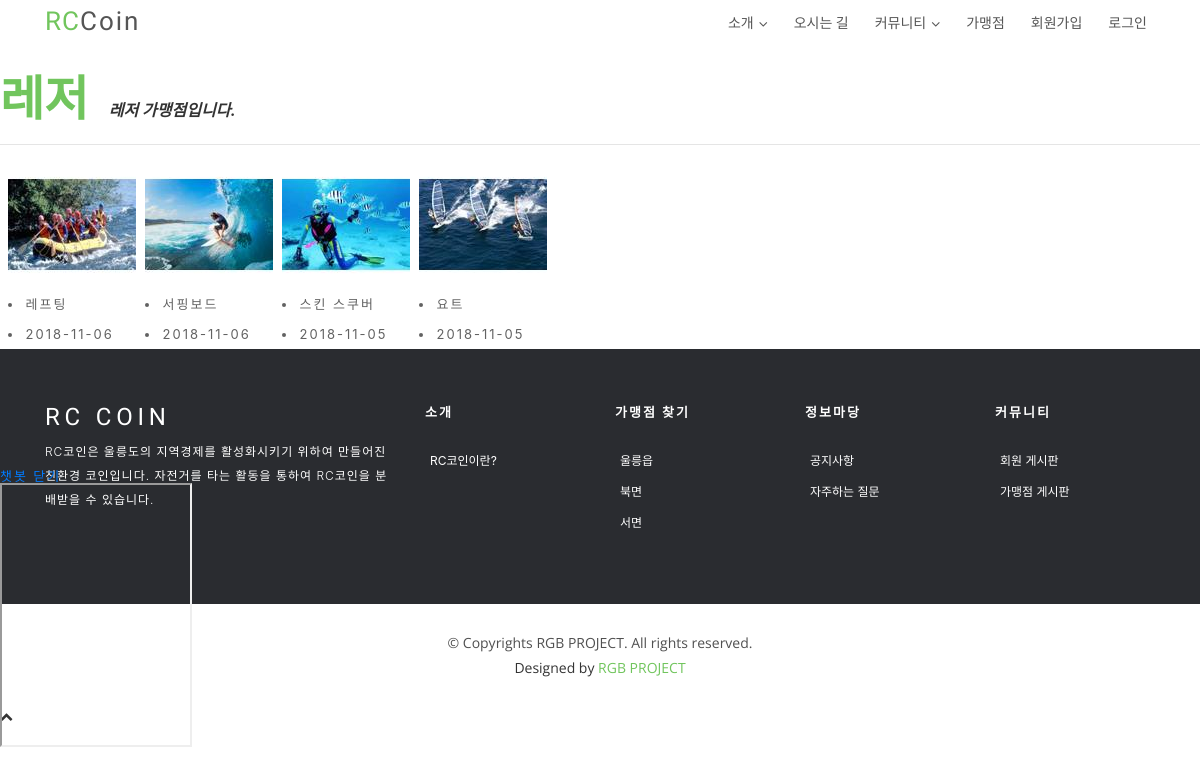
Page /photo/album/3/ on the earlier database version.
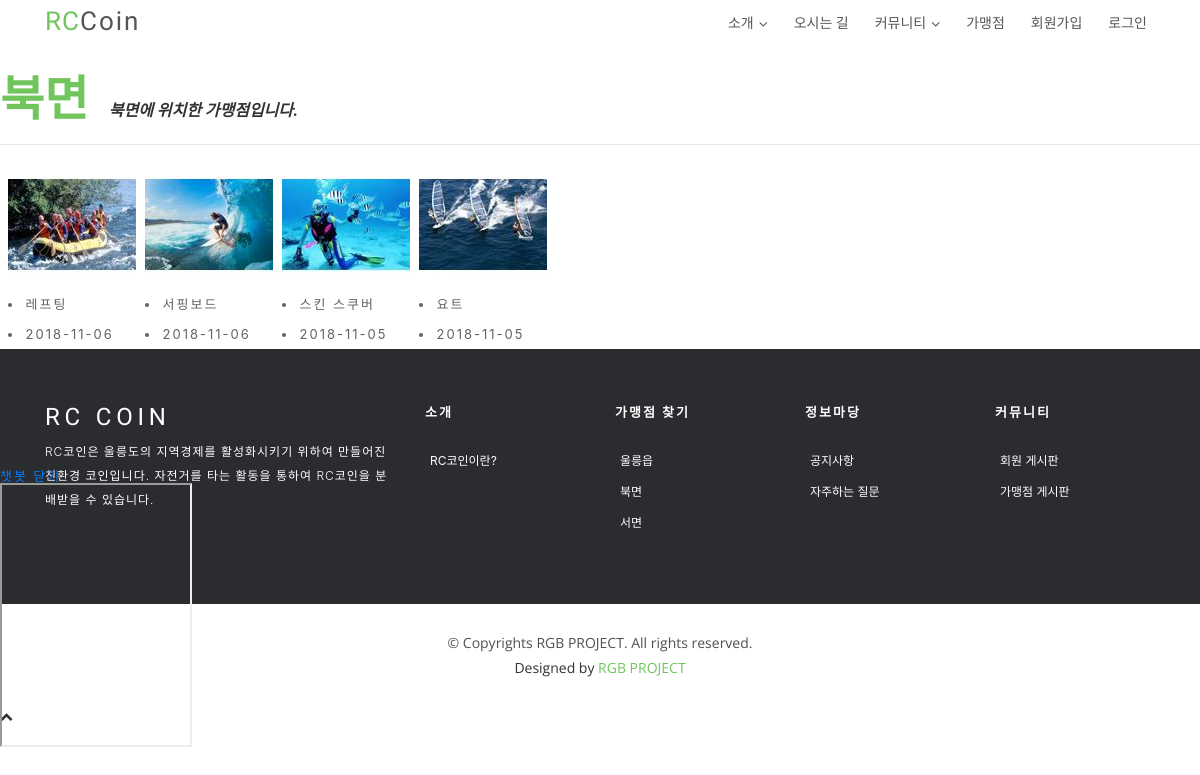
Same page on the later database version.
### photo/models.py (models this page shows, shortened)
@python_2_unicode_compatible
class Album(models.Model):
    name = models.CharField(max_length=50)
    description = models.CharField('One Line Description', max_length=100, blank=True)
    class Meta:
        ordering = ['name']

### photo/views.py (the view)
# urls.py: url(r'^album/(?P<pk>\d+)/$', AlbumDV.as_view(), name='album_detail'),
class AlbumDV(DetailView):
    model = Album

### photo/fields.py (called while the page is built)
def _add_thumb(s):
    parts = s.split(".")
    parts.insert(-1, "thumb")
    if parts[-1].lower() not in ['jpeg','jpg']:
        parts[-1]='jpg'
    return ".".join(parts)

    def _get_thumb_url(self):
        return _add_thumb(self.url)

### photo/models.py (called while the page is built)
    def get_absolute_url(self):
        return reverse('photo:photo_detail', args=(self.id,))

### photo/templates/photo/album_detail.html (shortened to what this page needs)
{% extends 'index_base.html' %}
{% load staticfiles %}
{% block content %}
{% block extrastyle %}{% static "photo/photo.css" %}{% endblock %}
<section id="team">
    <br><br>
<div id="content">
    <h2 style="display:inline">{{ object.name }}</h2>
    &emsp;<b><i>{{ object.description }}</i></b>
    <hr/>
    <div class="album-detail">
        <div class="row">&nbsp;&nbsp;
        {% for photo in object.photo_set.all %}
        <div class="album-detail-photo">
            <a href="{{ photo.get_absolute_url }}">
            <img class="thumbnail" src="{{ photo.image.thumb_url }}" />
            </a>
            <li id="a">{{ photo.title }}</li>
            <li>{{ photo.upload_date|date:"Y-m-d" }}</li>
        </div>
        {% endfor %}
 </div>
    </div>
</div>
</section>
{% endblock content %}

Differences in the rows shown:
changed Album: name "레저" → "북면"; description "레저 가맹점입니다." → "북면에 위치한 가맹점입니다."
